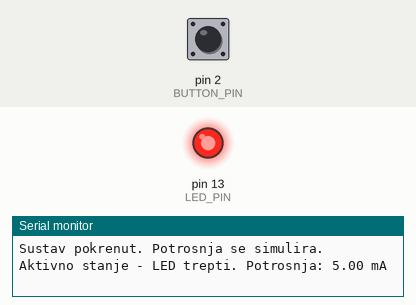
Bench run of a sketch on a simulated Arduino Uno, built with avr-gcc and run on an emulated ATmega328P. Shown: output pins drawn as LEDs (lit = HIGH), the last lines printed to the serial monitor. The test bench sets the inputs (shaded band); at power-on: pin 2 (BUTTON_PIN) HIGH. Sleep ends after the set time or at an interrupt.

Above: at 1.2 s.
1.3 s: pin 2 (BUTTON_PIN) pulled LOW for 0.15 s
At 4.8 s:
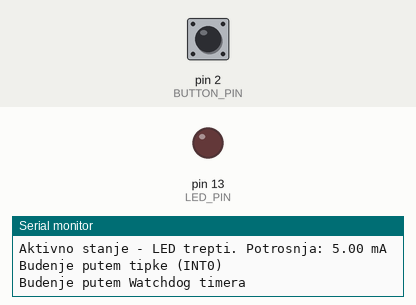
Timing chart, 0 to 10.4 s (numbered marks = the images above; inputs shaded):
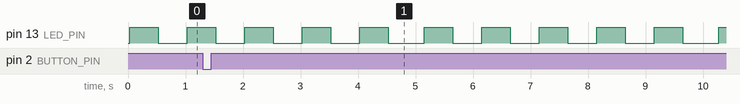

The sketch:

sketch.ino
```cpp
#include <avr/sleep.h>
#include <avr/interrupt.h>
#include <avr/wdt.h>

#define LED_PIN 13
#define BUTTON_PIN 2

volatile bool wake_up = false;
volatile uint8_t sleep_mode_type = 0;
volatile bool button_pressed = false;

const float ACTIVE_CURRENT = 5.0;
const float POWER_DOWN_CURRENT = 0.0001;
const float IDLE_CURRENT = 1.5;
const float STANDBY_CURRENT = 0.001;

void setup() {

  pinMode(LED_PIN, OUTPUT);
  pinMode(BUTTON_PIN, INPUT_PULLUP);

  attachInterrupt(digitalPinToInterrupt(BUTTON_PIN), wakeFromButton, FALLING);

  cli();
  wdt_reset();
  WDTCSR |= (1 << WDCE) | (1 << WDE);
  WDTCSR = (1 << WDIE) | (1 << WDP3);
  sei();

  Serial.begin(9600);
  Serial.println("Sustav pokrenut. Potrosnja se simulira.");

}

void blinkLED() {

  Serial.print("Aktivno stanje - LED trepti. Potrosnja: ");
  Serial.print(ACTIVE_CURRENT);
  Serial.println(" mA");

  for (int i = 0; i < 5; i++) {
    digitalWrite(LED_PIN, HIGH);
    delay(500);
    digitalWrite(LED_PIN, LOW);
    delay(500);
  }
}

void wakeFromButton() {

  if (!button_pressed) {
    wake_up = true;
    button_pressed = true;
    Serial.println("Budenje putem tipke (INT0)");
  }
}

ISR(WDT_vect) {

  wake_up = true;
  Serial.println("Budenje putem Watchdog timera");

}

void enterSleep() {

  if (sleep_mode_type == 0) {
    Serial.print("Ulazak u Power-down mode. Potrosnja: ");
    Serial.print(POWER_DOWN_CURRENT, 4);
    Serial.println(" mA");
    set_sleep_mode(SLEEP_MODE_PWR_DOWN);
  } else if (sleep_mode_type == 1) {
    Serial.print("Ulazak u Idle mode. Potrosnja: ");
    Serial.print(IDLE_CURRENT);
    Serial.println(" mA");
    set_sleep_mode(SLEEP_MODE_IDLE);
  } else {
    Serial.print("Ulazak u Standby mode. Potrosnja: ");
    Serial.print(STANDBY_CURRENT, 4);
    Serial.println(" mA");
    set_sleep_mode(SLEEP_MODE_STANDBY);
  }

  sleep_enable();
  ADCSRA &= ~(1 << ADEN);
  sleep_cpu();
  sleep_disable();
  ADCSRA |= (1 << ADEN);

}

void loop() {

  blinkLED();

  wake_up = false;
  button_pressed = false;

  sleep_mode_type = 0;
  enterSleep();

  if (wake_up) {
    Serial.println("Mikrokontroler se probudio!");
    delay(100);
  }

  sleep_mode_type = 1;
  enterSleep();

  if (wake_up) {
    Serial.println("Mikrokontroler se probudio iz Idle moda!");
    delay(100);
  }

  sleep_mode_type = 2;
  enterSleep();

  if (wake_up) {
    Serial.println("Mikrokontroler se probudio iz Standby moda!");
    delay(100);
  }
}
```
